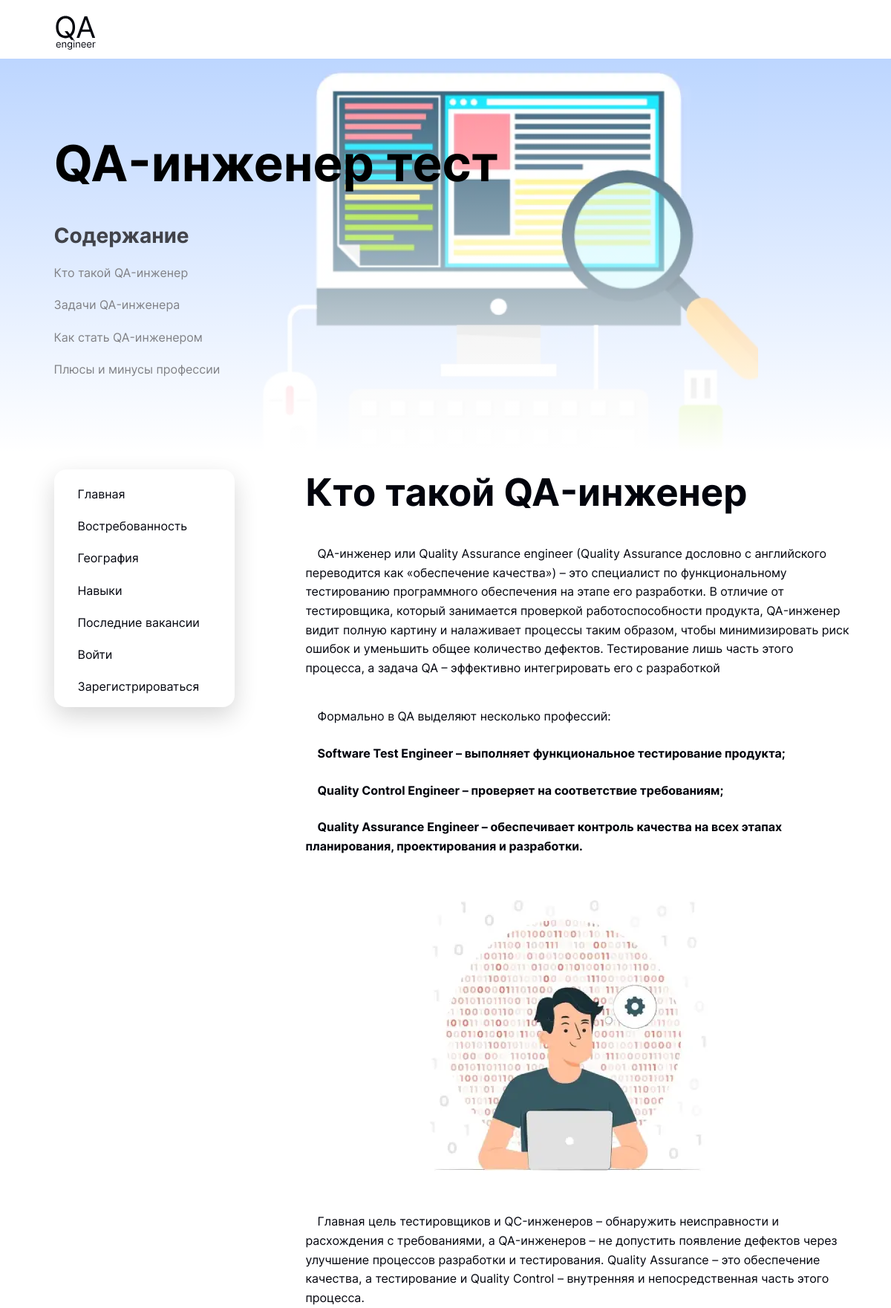
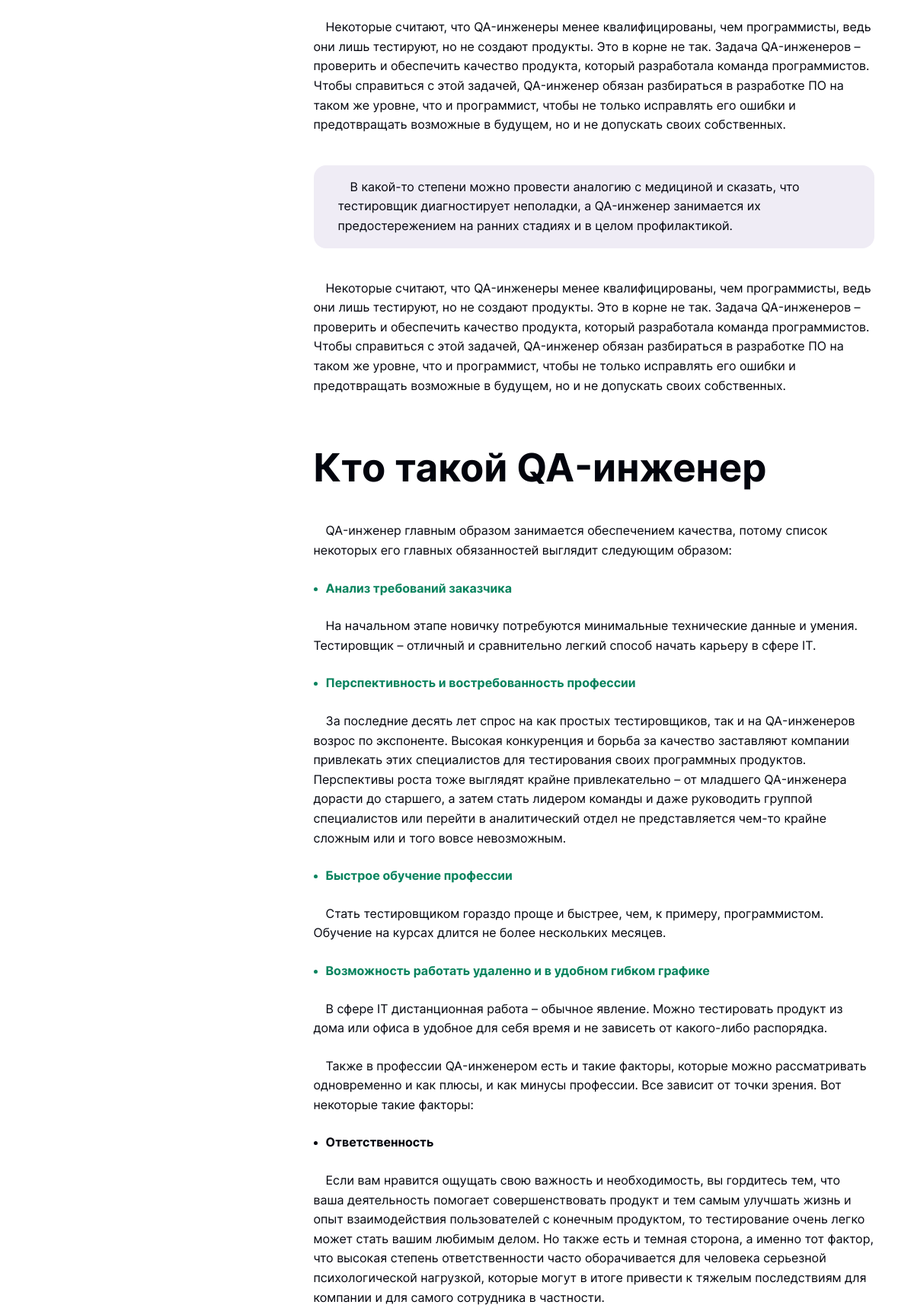
The page / (upper part) on the database its author committed (2 pictures, top to bottom).
### qa_engineer/models.py (models this page shows, shortened)
class Post(models.Model):
    title = models.CharField(max_length=140)
    section1 = models.TextField()
    content = models.TextField()

### qa_engineer/views.py (the view)
# urls.py: path('', views.home, name='qa-home'),
def home(request):
    content = get_context('Главная')
    return render(request, 'qa_engineer/index.html', content)

### qa_engineer/views.py (called while the page is built)
def get_context(name: str):
    content = \
        {'content': Post.objects.filter(title=name).first(),
         'title': name}
    return content

### qa_engineer/templates/qa_engineer/index.html (shortened to what this page needs)
{% extends "qa_engineer/base.html" %}
{% load static %}
{% block section1 %}
    {{ content.section1|safe }}
{% endblock %}
{% block content %}
    {{ content.content|safe }}
{% endblock %}

### qa_engineer/templates/qa_engineer/base.html (shortened to what this page needs)
<!DOCTYPE html>
{% load static %}
<html lang="ru">
<head>
    <link rel="stylesheet" href="{% static 'qa_engineer/css/style.min.css' %}">
</head>
<body>
<div class="wrapper">
    <header>
        <div class="container">
            <div class="header__row">
                <img src="{% static 'qa_engineer/img/svgicons/logo.svg' %}" alt="logo">
            </div>
        </div>
    </header>
    <main class="content">
        {% block section1 %} {% endblock %}
        <section class="page-inner">
            <div class="container">
                <div class="page-inner__row">
                    <aside class="page-aside aside-index">
                        <ul class="page-aside__row aside-index__row">
                            <a class="page-aside__link aside-index__link" href="{% url 'qa-home' %}">
                                <li>Главная</li>
                            </a>
                            <a class="page-aside__link aside-index__link" href="{% url 'demand' %}">
                                <li>Востребованность</li>
                            </a>
                            <a class="page-aside__link aside-index__link" href="{% url 'geography' %}">
                                <li>География</li>
                            </a>
                            <a class="page-aside__link aside-index__link" href="{% url 'skills' %}">
                                <li>Навыки</li>
                            </a>
                            <a class="page-aside__link aside-index__link" href="{% url 'recent-vacancies' %}">
                                <li>Последние вакансии</li>
                            </a>
                            {% if user.is_authenticated %}
                            <a class="page-aside__link aside-index__link" href="{% url 'logout' %}">
                                <li>Выйти ({{user.username}})</li>
                            </a>
                            {% else %}
                            <a class="page-aside__link aside-index__link" href="{% url 'login' %}">
                                <li>Войти</li>
                            </a>
                            <a class="page-aside__link aside-index__link" href="{% url 'register' %}">
                                <li>Зарегистрироваться</li>
                            </a>
                            {% endif %}
                        </ul>
                    </aside>
                    {% block content %} {% endblock %}
                </div>
            </div>
        </section>
    </main>
</div>
</body>
</html>

### rows shown on the page
Post: section1 "QA-инженер тест Содержание Кто такой QA-инженер Задачи QA-инженера Как стать QA-инженером Плюсы и минусы профессии", section1 (picture), content "Кто такой QA-инженер QA-инженер или Quality Assurance engineer (Quality Assurance дословно с английского переводится как «обеспечение качества») – это специалист по функциональному тестированию программного обеспечения на этапе его разработки. В отличие от тестировщика, который занимается проверкой работоспособности продукта, QA-инженер видит полную картину и налаживает процессы таким образом, чтобы минимизировать риск ошибок и уменьшить общее количество дефектов. Тестирование лишь часть этого процесса, а задача QA – эффективно интегрировать его с разработкой Формально в QA выделяют несколько профессий: Software Test Engineer – выполняет функциональное тестирование продукта; Quality Control…", content (picture)
